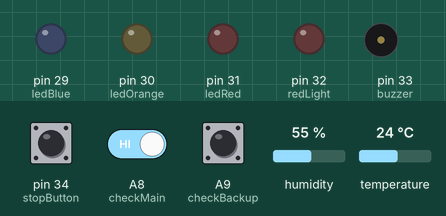
A sketch run on a simulated Arduino Mega 2560, built with avr-gcc and run on an emulated ATmega2560. Parts: output pins drawn as LEDs (lit = HIGH), buzzer (waves = sounding, pin HIGH). Dashed ring = blinking. Inputs (shaded band) come from the test bench; at power-on: A8 (checkMain) HIGH, A9 (checkBackup) HIGH, pin 34 (stopButton) HIGH, humidity 55 %, temperature 24 °C. WiFi joins after 1.5 s; servers stay silent unless stated.

Above: at 3.7 s.
3.8 s: A8 (checkMain) driven LOW
At 4.17 s:
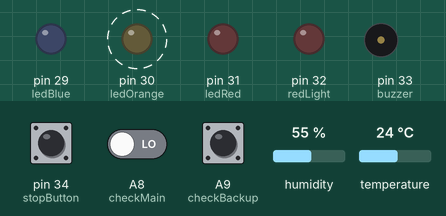
7.3 s: A9 (checkBackup) pulled LOW for 0.15 s
At 7.37 s:
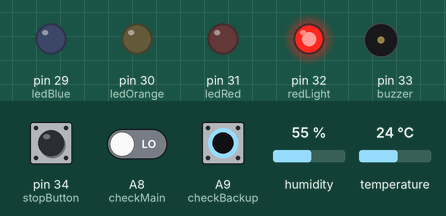
10.8 s: A9 (checkBackup) pulled LOW for 1 s
At 10.97 s:
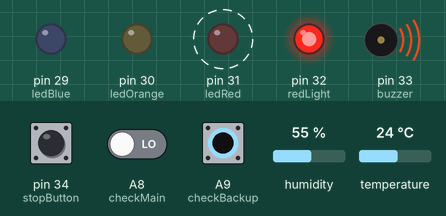
14.3 s: A8 (checkMain) driven HIGH
At 14.5 s:
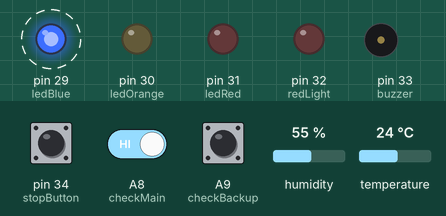
20.2 s: A9 (checkBackup) pulled LOW for 1 s
At 21.35 s:
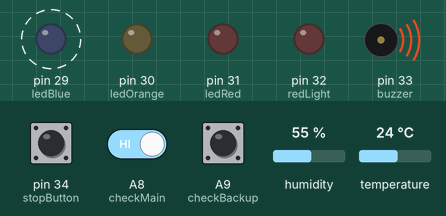
Timing chart, 0 to 24.7 s (numbered marks = the images above; inputs shaded):
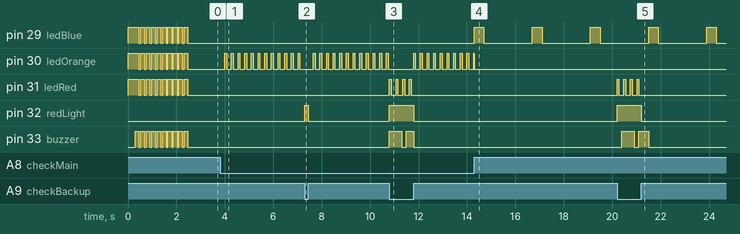

Measured:
- after the input at 3.8 s, pin 29 (ledBlue): stays LOW (without the input it goes to HIGH after 0.76 s); pin 30 (ledOrange): alternates HIGH for 0.07 s and LOW for 0.20 s, starting after 0.20 s
- after the input at 7.3 s, pin 32 (redLight): LOW → HIGH at once, → LOW 0.15 s later
- after the input at 10.8 s, pin 31 (ledRed): alternates HIGH for 0.07 s and LOW for 0.20 s, 8 changes in all, then stays LOW, starting at once; pin 32 (redLight): LOW → HIGH at once, → LOW 1.0 s later; pin 33 (buzzer): LOW → HIGH at once, → LOW 0.50 s later, → HIGH 0.20 s later, → LOW 0.30 s later
- after the input at 14.3 s, pin 29 (ledBlue): alternates HIGH for 0.40 s and LOW for 2.0 s, starting at once
- after the input at 20.2 s, pin 31 (ledRed): alternates HIGH for 0.07 s and LOW for 0.20 s, 8 changes in all, then stays LOW, starting at once; pin 32 (redLight): LOW → HIGH at once, → LOW 1.0 s later; pin 33 (buzzer): alternates HIGH for 0.45 s and LOW for 0.20 s, 4 changes in all, then stays LOW, starting after 0.20 s

The sketch:

main.ino
```cpp
// (licence header left out)
#include <SPI.h>
#include <Ethernet.h>
#include <DHT.h>

// OVERALL
int state = 1;

// ETHERNET
byte mac[] = {0xA6, 0x2A, 0xFA, 0xC7, 0x70, 0xC0}; // replace with your own random MAC address
IPAddress ip(10, 0, 0, 60); // set to a free IP address on your network
EthernetServer server(80);


// DHT 22
#define DHTPIN 28
#define DHTTYPE DHT22
DHT dht(DHTPIN, DHTTYPE);

float hum;
float temp;

// CURRENT INPUT
const int checkMain = A8;
const int checkBackup = A9;
bool mainPower;
bool backupPower;

// LEDS
const byte ledBlue = 29;
const byte ledOrange = 30;
const byte ledRed = 31;

unsigned long previousMillisBlue = 0;
unsigned long previousMillisOrange = 0;
unsigned long previousMillisRed = 0;

boolean ledStateBlue = true;
boolean ledStateOrange = true;
boolean ledStateRed = true;

// TIMES
unsigned long longOn = 400;
unsigned long longOff = 2000;
unsigned long shortOn = 75;
unsigned long shortOff = 200;

// ALARMS
const byte redLight = 32;
const byte buzzer = 33;
boolean buzzerState = true;
unsigned long previousMillisBuzzer = 0;

// STOP BUTTON
const byte stopButton = 34;
byte pauseType = 0; // 0 - no pause, 1 - pause alarm, 2 - pause light and alarm
unsigned long pauseStart = 0;
unsigned long pauseDuration = 0;


void setup() {
    pinMode(checkMain, INPUT);
    pinMode(checkBackup, INPUT);

    pinMode(ledBlue, OUTPUT);
    pinMode(ledOrange, OUTPUT);
    pinMode(ledRed, OUTPUT);
    pinMode(redLight, OUTPUT);
    pinMode(buzzer, OUTPUT);

    pinMode(stopButton, INPUT_PULLUP);

    //dht
    dht.begin();

    //ethernet
    Ethernet.begin(mac, ip);
    server.begin();


    // blink leds and buzz
    digitalWrite(ledBlue, HIGH);
    digitalWrite(ledOrange, HIGH);
    digitalWrite(ledRed, HIGH);
    delay(300);

    for (int i = 0; i < 10; i++) {
        digitalWrite(buzzer, HIGH);
        digitalWrite(ledBlue, HIGH);
        digitalWrite(ledOrange, HIGH);
        digitalWrite(ledRed, HIGH);
        delay(150);
        digitalWrite(ledBlue, LOW);
        digitalWrite(ledOrange, LOW);
        digitalWrite(ledRed, LOW);
        digitalWrite(buzzer, LOW);
        delay(75);
    }
}


void loop() {
    dataProcess();
    tempProcess();
    internetWorks();
    serverProcess();
    blinkLeds();
    checkStopButton();
}


void dataProcess() {
    mainPower = digitalRead(checkMain);
    backupPower = digitalRead(checkBackup);

    if (backupPower == LOW) {
        state = 5;
    } else if (mainPower == LOW) {
        state = 4;
    } else if (state != 2 && state != 3) {
        state = 1;
    }
}

void tempProcess() {
    hum = dht.readHumidity();
    temp = dht.readTemperature();

    if ((isnan(hum) || isnan(temp)) && state == 1) {
        state = 2;
    } else if (!isnan(hum) && !isnan(temp) && state == 2) {
        state = 1;
    }
}

void internetWorks() {
    if ((Ethernet.hardwareStatus() == EthernetNoHardware || Ethernet.linkStatus() == LinkOFF) && state <= 3) {
        state = 3;
    } else if (state == 3) {
        state = 1;
    }
}

void serverProcess() {
    EthernetClient client = server.available();
    if (!client) {
        return;
    }

    // read the HTTP request until the blank line that ends the headers
    boolean currentLineIsBlank = true;
    unsigned long requestStart = millis();
    while (client.connected() && millis() - requestStart < 1000) {
        if (client.available()) {
            char c = client.read();
            if (c == '\n' && currentLineIsBlank) {
                sendResponse(client);
                break;
            }
            if (c == '\n') {
                currentLineIsBlank = true;
            } else if (c != '\r') {
                currentLineIsBlank = false;
            }
        }
    }

    // give the web browser time to receive the data
    delay(1);
    client.stop();
}

void sendResponse(EthernetClient &client) {
    client.println(F("HTTP/1.1 200 OK"));
    client.println(F("Content-Type: application/json"));
    client.println(F("Connection: close"));
    client.println();
    client.println(F("{"));
    client.print(F("\"state\":\""));
    client.print(stateToString(state));
    client.println(F("\","));
    client.print(F("\"time\":"));
    client.print(millis());
    client.println(F(","));
    client.print(F("\"humidity\":"));
    printJsonFloat(client, hum);
    client.println(F(","));
    client.print(F("\"temperature\":"));
    printJsonFloat(client, temp);
    client.println(F(","));
    client.print(F("\"mainPower\":"));
    client.print(mainPower ? 1 : 0);
    client.println(F(","));
    client.print(F("\"backupPower\":"));
    client.println(backupPower ? 1 : 0);
    client.println(F("}"));
}

void printJsonFloat(EthernetClient &client, float value) {
    if (isnan(value)) {
        client.print(F("null"));
    } else {
        client.print(value);
    }
}

const char* stateToString(int currentState) {
    switch (currentState) {
        case 1:
            return "ok";
        case 2:
            return "sensor_error";
        case 3:
            return "internet_error";
        case 4:
            return "main_power_error";
        case 5:
            return "backup_power_error";
        default:
            return "unknown_error";
    }
}

void blinkLeds() {
    unsigned long calcBlue = millis() - previousMillisBlue;
    unsigned long calcOrange = millis() - previousMillisOrange;
    unsigned long calcRed = millis() - previousMillisRed;

    switch (state) {
        case 1:
            //blue
            if ((calcBlue >= longOff && !ledStateBlue) || (calcBlue >= longOn && ledStateBlue)) {
                previousMillisBlue = millis();
                ledStateBlue = !ledStateBlue;
                digitalWrite(ledBlue, getState(ledStateBlue));
                digitalWrite(ledOrange, LOW);
                digitalWrite(ledRed, LOW);
                digitalWrite(buzzer, LOW);
            }
        break;

        case 2:
            //blue
            if ((calcBlue >= shortOff && !ledStateBlue) || (calcBlue >= shortOn && ledStateBlue)) {
                previousMillisBlue = millis();
                ledStateBlue = !ledStateBlue;
                digitalWrite(ledBlue, getState(ledStateBlue));
            }

            //orange
            if ((calcOrange >= longOff && !ledStateOrange) || (calcOrange >= longOn && ledStateOrange)) {
                previousMillisOrange = millis();
                ledStateOrange = !ledStateOrange;
                digitalWrite(ledOrange, getState(ledStateOrange));
                digitalWrite(ledRed, LOW);
                digitalWrite(buzzer, LOW);
            }
        break;


        case 3:
            //blue
            if ((calcBlue >= shortOff && !ledStateBlue) || (calcBlue >= shortOn && ledStateBlue)) {
                previousMillisBlue = millis();
                ledStateBlue = !ledStateBlue;
                digitalWrite(ledBlue, getState(ledStateBlue));
            }

            //red
            if ((calcRed >= longOff && !ledStateRed) || (calcRed >= longOn && ledStateRed)) {
                previousMillisRed = millis();
                ledStateRed = !ledStateRed;
                digitalWrite(ledRed, getState(ledStateRed));
                digitalWrite(ledOrange, LOW);
                digitalWrite(buzzer, LOW);
            }
        break;


        case 4:
            //orange
            if ((calcOrange >= shortOff && !ledStateOrange) || (calcOrange >= shortOn && ledStateOrange)) {
                previousMillisOrange = millis();
                ledStateOrange = !ledStateOrange;
                digitalWrite(ledBlue, LOW);
                digitalWrite(ledOrange, getState(ledStateOrange));
                digitalWrite(ledRed, LOW);
                digitalWrite(buzzer, LOW);
            }
        break;

        case 5:
            //red
            if ((calcRed >= shortOff && !ledStateRed) || (calcRed >= shortOn && ledStateRed)) {
                previousMillisRed = millis();
                ledStateRed = !ledStateRed;
                digitalWrite(ledBlue, LOW);
                digitalWrite(ledOrange, LOW);
                digitalWrite(ledRed, getState(ledStateRed));
            }

            // buzzer
            if (((millis() - previousMillisBuzzer >= 500 && buzzerState == true) || (millis() - previousMillisBuzzer >= 200 && buzzerState == false)) && pauseType == 0) {
                previousMillisBuzzer = millis();
                buzzerState = !buzzerState;
                digitalWrite(buzzer, getState(buzzerState));
            }
        break;


        default:
            digitalWrite(ledBlue, LOW);
            digitalWrite(ledOrange, LOW);
            digitalWrite(ledRed, LOW);
        break;
    }

    // RED LIGHT
    if (state == 5 && pauseType != 2) {
        digitalWrite(redLight, HIGH);
    } else {
        digitalWrite(redLight, LOW);
    }

}

int getState(boolean on) {
    if (on) {
        return 1;
    }
    return 0;
}

void checkStopButton() {
    if (pauseType != 0 && millis() - pauseStart >= pauseDuration) {
        pauseType = 0;
    }

    unsigned long buttonStart = millis();
    while (digitalRead(stopButton) == LOW) {
        if (millis() - buttonStart > 5000 && pauseType != 2) {
            digitalWrite(buzzer, HIGH);
        }
    }

    if (millis() - buttonStart > 5000 && pauseType != 2) {
        pauseType = 2;
        pauseStart = millis();
        pauseDuration = 12UL * 60 * 60 * 1000;
        digitalWrite(buzzer, LOW);
    } else if (millis() - buttonStart > 500 && pauseType == 0) {
        pauseType = 1;
        pauseStart = millis();
        pauseDuration = 30UL * 60 * 1000;
        digitalWrite(buzzer, LOW);
    }
}
```
